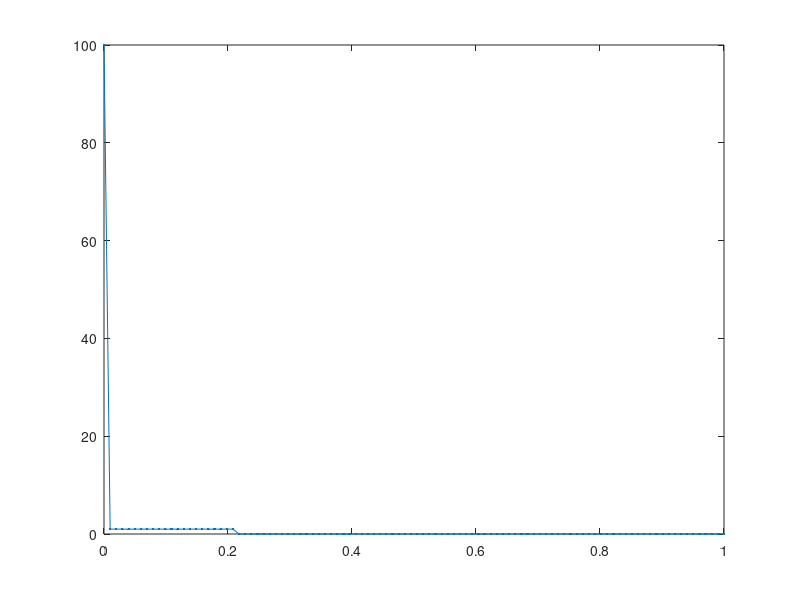

Write MATLAB code to recreate this figure. (Note: this script raises an error after producing the figure.)
clc; clear; close all
%%%%%%%%%% SIMULATION PARAMETERS %%%%%%%%%%%%%%%%%%%%%%%%%%%%%%%%%%%%%%%%%%
L = 1;
Tfinal = 100;
J = 100;

dx = L/(J + 1);
dt = 1e-3/4;

t = 1;
xx = linspace(0,L,J + 2).';
%%%%%%%%%%%%%%%%%%%%%%%%%%%%%%%%%%%%%%%%%%%%%%%%%%%%%%%%%%%%%%%%%%%%%%%%%%%

%%%%%%%%%% PHYSICAL PARAMETERS %%%%%%%%%%%%%%%%%%%%%%%%%%%%%%%%%%%%%%%%%%%%
d = 1/10;
v = 3;
f = @(t,u) 0*u; %% Ingen nytt ?
r =@(c) 0; %% negativ reaction ger mer c??
%%%%%%%%%%%%%%%%%%%%%%%%%%%%%%%%%%%%%%%%%%%%%%%%%%%%%%%%%%%%%%%%%%%%%%%%%%%

%%%%%%%%%% INITIAL CONDITION %%%%%%%%%%%%%%%%%%%%%%%%%%%%%%%%%%%%%%%%%%%%%%
c=zeros(J,1); 
for i=1:J+2

    if ((xx(i)>=0)&&((xx(i)<=0.2)))
        c(i)=1;
   
    end
end
%%c = c0(xx(2:end-1));
%%%%%%%%%%%%%%%%%%%%%%%%%%%%%%%%%%%%%%%%%%%%%%%%%%%%%%%%%%%%%%%%%%%%%%%%%%%

%%%%%%%%%% CONSTRUCTING FINITE DIFFERENCES %%%%%%%%%%%%%%%%%%%%%%%%%%%%%%%%
A = full(spdiags(bsxfun(@times,ones(J,1),[-1 0 1]),[-1 0 1],J,J))/(2*dx);
C=zeros(J-2,1);
B=[100;C;0]; %%Tror har med ska hjälpa med boundires
D = (full(spdiags(bsxfun(@times,ones(J,1),[1 -2 1]),[-1 0 1],J,J)))/(dx*dx);

M = d*D - v*A;
%%%%%%%%%%%%%%%%%%%%%%%%%%%%%%%%%%%%%%%%%%%%%%%%%%%%%%%%%%%%%%%%%%%%%%%%%%%

%%%%%%%%%% PREPARING PLOT %%%%%%%%%%%%%%%%%%%%%%%%%%%%%%%%%%%%%%%%%%%%%%%%%
ax = axes;
p = plot(xx,[100;c;0],'.-');
p.DisplayName = "Pollutant concentration";
ax.YLimMode = 'manual';
xlabel('m')
ylabel('kg/m^3')
ylim([0 2])
title(sprintf("t = %.3e",t));
legend show
%%%%%%%%%%%%%%%%%%%%%%%%%%%%%%%%%%%%%%%%%%%%%%%%%%%%%%%%%%%%%%%%%%%%%%%%%%%

%%%%%%%%%% SOLVING THE PROBLEM %%%%%%%%%%%%%%%%%%%%%%%%%%%%%%%%%%%%%%%%%%%%
while t < Tfinal
    c = c + dt*(M*c+B - r(c) + f(t,c));
    p.YData = [100;c;0]; %% tvingar kanterna är 0 tror inte den som fuckar
    t = t + dt;
    ax.Title.String = sprintf("t = %.3e",t);
    drawnow
end
%%%%%%%%%%%%%%%%%%%%%%%%%%%%%%%%%%%%%%%%%%%%%%%%%%%%%%%%%%%%%%%%%%%%%%%%%%%clc; clear; close all